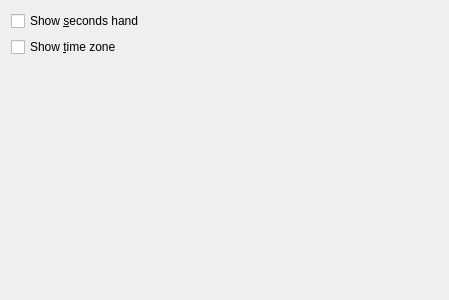
<ui version="4.0" >
 <class>clockConfig</class>
 <widget class="QWidget" name="clockConfig" >
  <property name="geometry" >
   <rect>
    <x>0</x>
    <y>0</y>
    <width>449</width>
    <height>300</height>
   </rect>
  </property>
  <property name="minimumSize" >
   <size>
    <width>400</width>
    <height>300</height>
   </size>
  </property>
  <layout class="QVBoxLayout" name="verticalLayout" >
   <item>
    <widget class="QCheckBox" name="kcfg_showSecondHand" >
     <property name="toolTip" >
      <string>Show the seconds</string>
     </property>
     <property name="whatsThis" >
      <string>Check this if you want to show the seconds.</string>
     </property>
     <property name="text" >
      <string>Show &amp;seconds hand</string>
     </property>
    </widget>
   </item>
   <item>
    <widget class="QCheckBox" name="kcfg_showTimezoneString" >
     <property name="toolTip" >
      <string>Show the Timezone in text</string>
     </property>
     <property name="whatsThis" >
      <string>Check this if you want to display Timezone in text.</string>
     </property>
     <property name="text" >
      <string>Show &amp;time zone</string>
     </property>
    </widget>
   </item>
   <item>
    <spacer name="verticalSpacer" >
     <property name="orientation" >
      <enum>Qt::Vertical</enum>
     </property>
     <property name="sizeType" >
      <enum>QSizePolicy::Expanding</enum>
     </property>
     <property name="sizeHint" stdset="0" >
      <size>
       <width>20</width>
       <height>235</height>
      </size>
     </property>
    </spacer>
   </item>
  </layout>
 </widget>
 <resources/>
 <connections/>
</ui>
